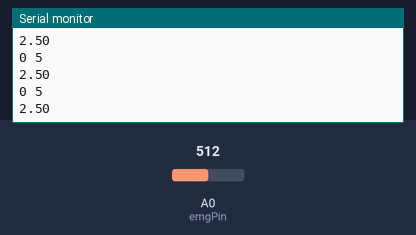
A sketch run on a simulated Arduino Uno, built with avr-gcc and run on an emulated ATmega328P. Parts: the last lines printed to the serial monitor. The test bench sets the inputs (shaded band); at power-on: A0 (emgPin) = 512.

Above: at 1.2 s.
1.3 s: A0 (emgPin) set to 716
At 2.22 s:
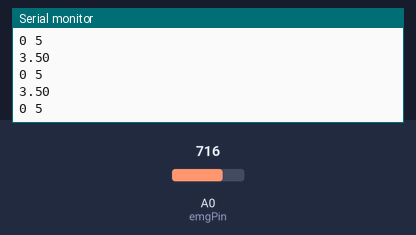
2.8 s: A0 (emgPin) set to 900
At 2.83 s:
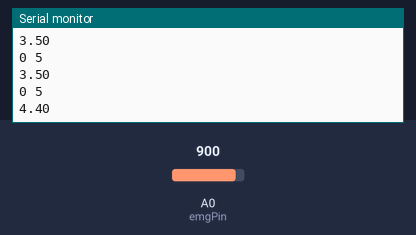
Timing chart, 0 to 5.8 s (numbered marks = the images above; inputs shaded):
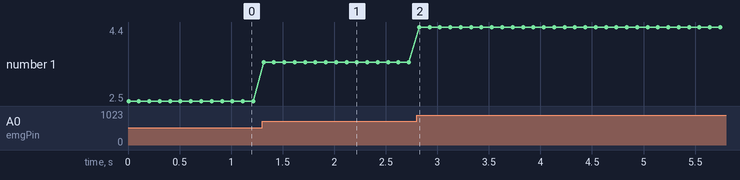

The sketch:

test_input.ino
```cpp
const int emgPin = A0;  // Analog pin connected to MyoWare sensor
float voltage;          // Variable to store voltage value

void setup() {
    Serial.begin(9600);  // Start serial communication
}

void loop() {
    int sensorValue = analogRead(emgPin);  // Read EMG sensor value
    voltage = (sensorValue / 1023.0) * 5.0; // Convert to voltage (for 5V Arduino)

    // Serial.print("EMG Voltage: ");
    // Serial.print(voltage);
    // Serial.println(" V");
    Serial.print(0); Serial.print(" "); Serial.println(5);  // Set Y-range from 0V to 3.7V

    Serial.println(voltage);

    delay(100);  // Small delay to stabilize readings
}
```

Measured:
- after the input at 1.3 s, the serial monitor: prints a new line at once (image 1)
- after the input at 2.8 s, the serial monitor: prints a new line at once (image 2)
- plotted number 1: 2.5 → 3.5 after the input at 1.3 s, 3.5 → 4.4 after the input at 2.8 s
